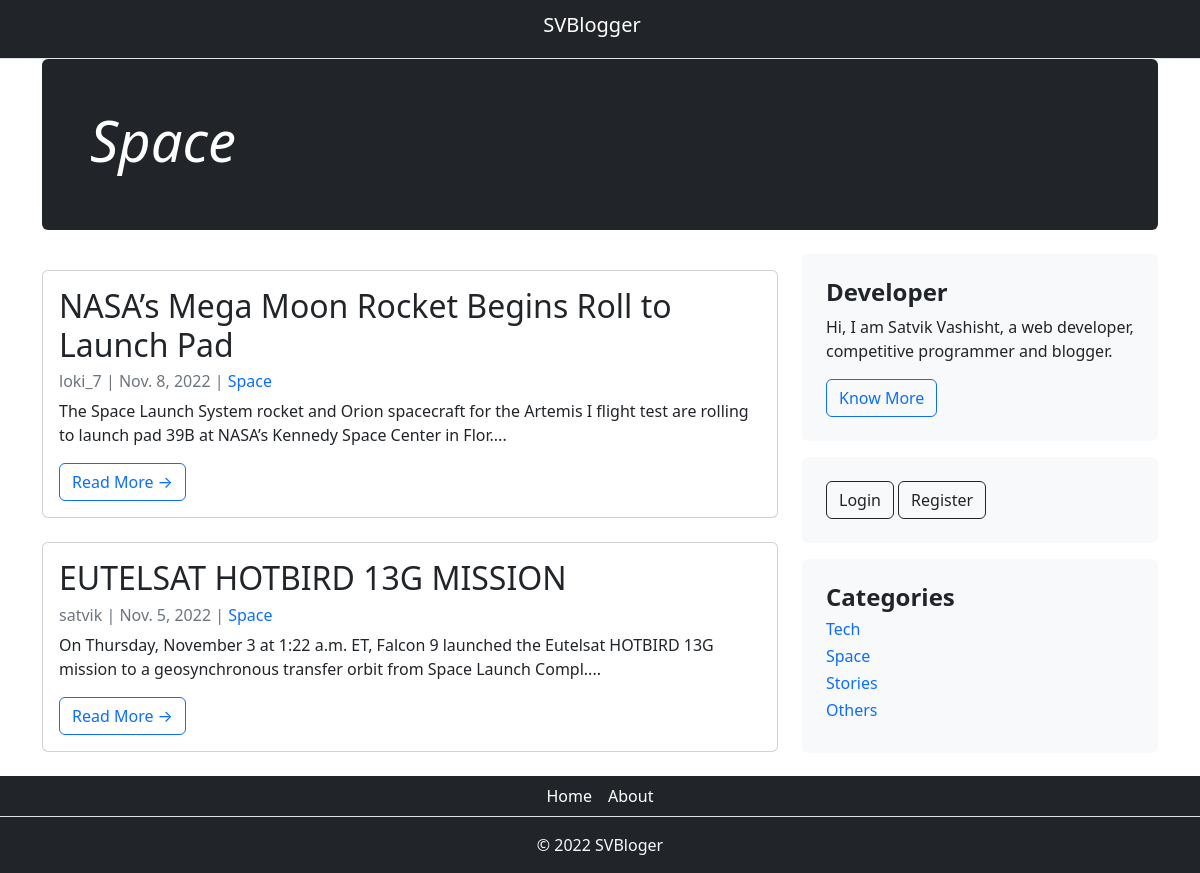
The page /category/Space on the database its author committed.
### home/models.py (models this page shows, shortened)
class Post(models.Model):
    title = models.CharField(max_length=100)
    author = models.ForeignKey(User, on_delete=models.CASCADE)
    body = models.TextField()
    created_on = models.DateField(auto_now_add=True)
    category = models.CharField(max_length=100, default='others')
    likes = models.ManyToManyField(User, related_name='blog_post')

class Category(models.Model):
    name = models.CharField(max_length=100)
    def __str__(self):
        return self.name

### home/views.py (the view)
# urls.py: path('category/<str:cats>',CategoryView,name="category"),
def CategoryView(request, cats):
    category_post = Post.objects.filter(category=cats).order_by('-created_on')
    cat_menu = Category.objects.all()
    return render(request, 'categories.html', {'cats':cats, 'category_post':category_post, 'cat_menu':cat_menu})

### home/templates/categories.html (shortened to what this page needs)
{% extends "base.html" %}
{% block content %}
{% if category_post %}
<div class="container">
    <div class="p-4 p-md-5 mb-4 text-bg-dark rounded">
      <div class="col-md-6 px-0">
        <h1 class="display-4 fst-italic">{{ cats }}</h1>
      </div>
    </div>
</div>
<div class="container">
  <div class="row">
      <div class="col-md-8 mt-3 left">
          {% for post in category_post %}
          <div class="card mb-4">
              <div class="card-body">
                  <h2 class="card-title">{{ post.title }}</h2>
                  <p class="card-text text-muted h6">{{ post.author }} |  {{ post.created_on }} | <a href="{% url 'category' post.category %}" style="text-decoration: none;">{{ post.category }}</a></p>
                  <p class="card-text">{{ post.body | slice:":150" | safe }}....</p>
                  <a href="{% url 'post' post.pk  %}" class="btn btn-outline-primary">Read More &rarr;</a>
              </div>
          </div>
          {% endfor %}
      </div>
      {% block sidebar %} {% include 'sidebar.html' %} {% endblock sidebar %}
  </div>
</div>
{% endif %}
{%endblock%}

### home/templates/sidebar.html
{% block sidebar %}
<div class="col-md-4">
    <div class="position-sticky" style="top: 2rem;">
        <div class="p-4 mb-3 bg-light rounded">
          <h4 class=""><strong>Developer</strong></h4>
          <p class=" mb-0">Hi, I am Satvik Vashisht, a web developer, competitive programmer and blogger.</p>
          <a href="https://morning-coast-06742.herokuapp.com/" class="btn btn-outline-primary mt-3">Know More</a>
        </div>
        <div class="p-4 mb-3 bg-light rounded">
          {% if user.is_authenticated %}
          <h4 class="title"><strong>{{ user.username }}</strong></h4>
          <a href="{% url 'addpost' %}"><button type="button" class="btn btn-outline-dark text-center">Add Post</button></a>
          <a href="{% url 'logout' %}"><button type="button" class="btn btn-outline-dark text-center">Logout</button></a>
          {% else %}
          <a href="{% url 'login' %}"><button type="button" class="btn btn-outline-dark text-center">Login</button></a>
          <a href="{% url 'register' %}"><button type="button" class="btn btn-outline-dark text-center">Register</button></a>
          {% endif %}
        </div>
        <div class="p-4 mb-3 bg-light rounded">
          <h4 class=""><strong>Categories</strong></h4>
            {% for item in cat_menu %}
            <h6 class=""><a href="{% url 'category' item %}" style="text-decoration: none;">{{ item }}</a></h6>
            {% endfor %}
        </div>
    </div>
</div>
{% endblock sidebar %}

### home/templates/base.html (style rules this page uses)
html, body { height: 100%; width: 100%; margin: 0; display: table; }

### rows shown on the page
Post: title "NASA’s Mega Moon Rocket Begins Roll to Launch Pad", author "loki_7", created_on "Nov. 8, 2022", category "Space", body "The Space Launch System rocket and Orion spacecraft for the Artemis I flight test are rolling to launch pad 39B at NASA’s Kennedy Space Center in Flor"
Post: title "EUTELSAT HOTBIRD 13G MISSION", author "satvik", created_on "Nov. 5, 2022", category "Space", body "On Thursday, November 3 at 1:22 a.m. ET, Falcon 9 launched the Eutelsat HOTBIRD 13G mission to a geosynchronous transfer orbit from Space Launch Compl"
Category: name "Tech"
Category: name "Space"
Category: name "Stories"
Category: name "Others"

### other values the page prints
{{ cats }} "Space"
